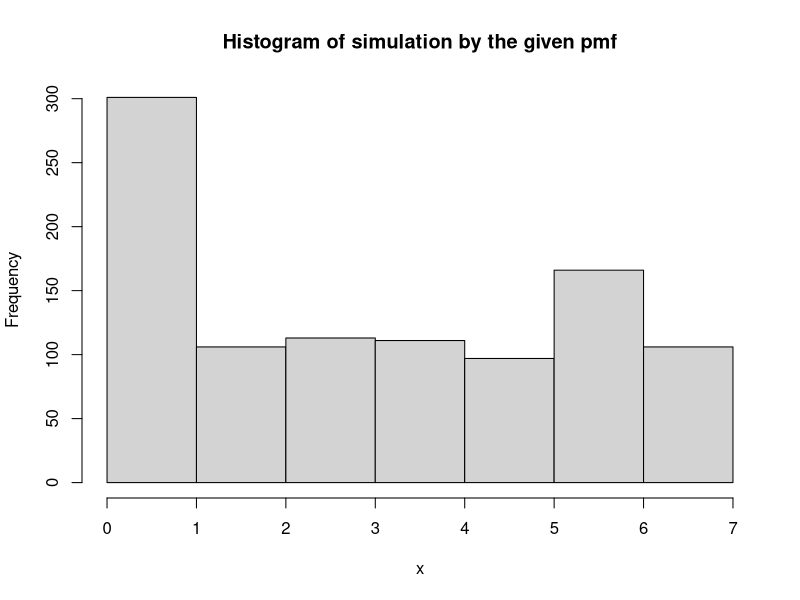

Reproduce this figure in R.
k <- 1000 #number of simulated data points needed
x <- rep(0,1000) #to store the successful simulation result

#put the given pmf into pmfX
#g is discrete uniform, given by the question
pmfX <- c(0.3,0.12,0.09,0.12,0.1,0.17,0.1) 
pmfG <- 1/length(pmfX)

#to find the constant t that bounds the simulated pmf
t <- max(pmfX/pmfG)

counter <- 0 #to check number of successful simulations taken

#take k loops to get k data points
for (i in 1:k){

   flag <- FALSE #work until an acceptable data point is picked
   while (!flag) {
    
    u1 <- trunc(runif(1,0,1)*length(pmfX)+1) #generate u1 from uniform distribution
    u2 <- runif(1,0,1) #generate U
    
    # if u2 is bounded by pmfX[u1]/(t*pmfG, record u1 and end loop
    if (u2 <= pmfX[u1]/(t*pmfG)) {
      x[i] <- u1
      flag <- TRUE
      counter <- counter + 1
    }
   }
}
cat("Number of successful simulation: ", counter)
hist(x,breaks=0:7,main = "Histogram of simulation by the given pmf")